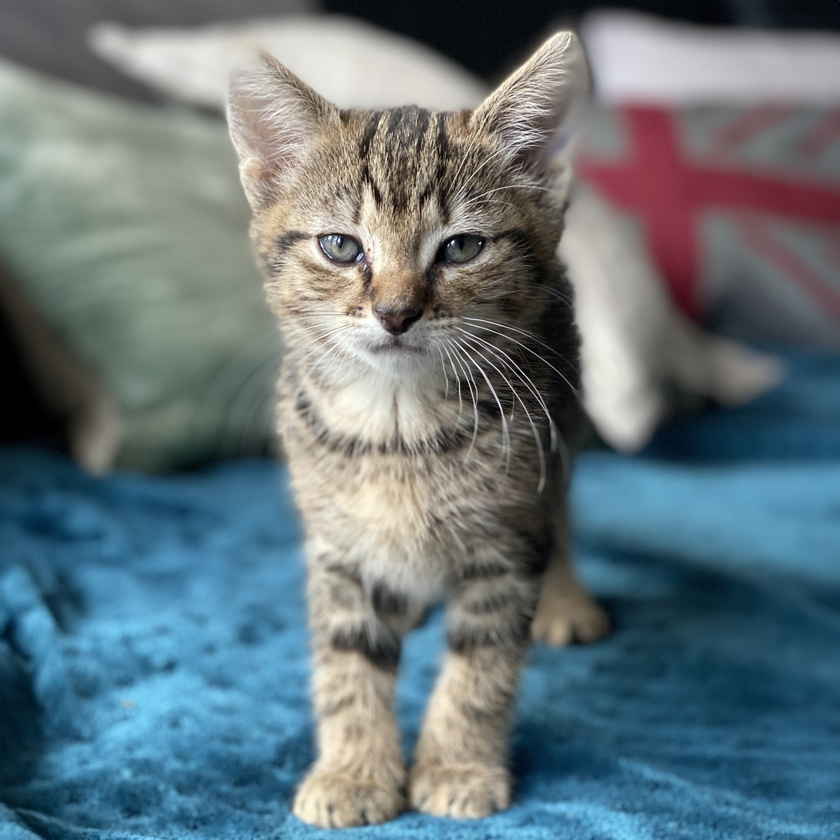
#> input picture data/kitten.jpg, 840 x 840 px, shrunk from 3396 x 3396 before the run
$ jupyter execute preliminaries.ipynb
#> lines starting #> are read from the running program, lines starting #| are printed output that depends on the picture
# Nástroje a knihovny pro zpracování obrazu v Pythonu

## Poznámka pro uživatele Matlabu

Pokud jste doteď pracovali převážně s Matlabem, většina konceptů vám bude povědomá - pole, indexování, vektorizace, zobrazování obrázků. Je ale pár rozdílů, na které je dobré si dát pozor a na které budeme v notebooku postupně upozorňovat:

- **Indexování od nuly.** Python (a NumPy) indexuje od 0, ne od 1, a u výřezů (`slice`) je horní mez *nezahrnuta* (`a[0:2]` vrátí prvky na indexech 0 a 1, zatímco `a(1:2)` v Matlabu vrátí prvky 1 a 2).
- **Jupyter notebook ≈ Live Script.** Buňky se spouštějí jednotlivě, výstup poslední buňky se zobrazí automaticky - pokud řádek nezakončíte středníkem `;`, stejně jako v Matlabu.
- **Nápověda.** Místo `help` nebo `doc` v Matlabu použijte v Jupyteru `?np.sum`, `np.sum?`, `help(np.sum)`, nebo klávesu Tab pro doplňování a nabídku parametrů.

# Poznámka na okraj: Markdown

- Markdown je jednoduchý značkovací jazyk pro vytváření formátovaného textu v obyčejném textovém editoru.

<figure class="image">

</figure>

https://www.markdownguide.org/

- Můžeme použít různé styly písma, např.

  Běžný text, dále **tučně**, *kurzívou*, ***tučně a kurzívou***
- Můžeme také psát matematiku, např.

  $$\frac{a^2}{(\log \sqrt p)}$$

- Odkaz na kód může vypadat třeba takto: `this_is_name_of_variable`
- Markdown podporuje zvýrazňování syntaxe pro různé jazyky, např.
  Python
  ``` python
  class A:
      pass
  ```
  nebo Javascript
  ``` javascript
  let x = Math.Random()
  ```
  i samotný Markdown
  ``` markdown
  regular, **bold**, *italic*, ...
  ```

# Numpy

- NumPy je knihovna s podporou velkých, vícerozměrných polí (array) a matic, společně s rozsáhlou sbírkou matematických funkcí vysoké úrovně pro práci s těmito poli.
- Pro uživatele Matlabu: `numpy.ndarray` je obdobou Matlabovského pole/matice. Na rozdíl od Matlabu ale NumPy nerozlišuje mezi „maticí“ a „polem“ - vše je `ndarray` libovolné dimenze (1D, 2D, 3D, ...).

<figure class="image">

</figure>

https://numpy.org/

[cell 1]
import numpy as np

[cell 2]
np.arange(12)

[cell 3]
m = np.arange(12).reshape(3, 4)
m

[cell 4]
type(m), m.shape, m.dtype

[cell 5]
type(m.shape)

[cell 6]
m[1, 2]

[cell 7]
m.T

## Indexování

Stejně jako v Matlabu můžeme pole indexovat pomocí hranatých závorek a dvojtečky `:` pro výběr celé dimenze. Hlavní rozdíly oproti Matlabu:

- indexování začíná od **0**, ne od 1,
- u výřezu `start:stop` je `stop` **nezahrnuto** (např. `m[:2, :]` vrátí řádky s indexy 0 a 1, ne řádky 1 a 2 jako v Matlabu `m(1:2, :)`),
- záporné indexy počítají od konce (`m[-1]` je poslední řádek, `m[-2]` předposlední).

[cell 8]
m

[cell 9]
r = m[0, :]
r

[cell 10]
r.shape

**Pozor:** výběrem jednoho řádku `m[0, :]` dostaneme **1D pole** tvaru `(4,)`, ne řádkový vektor `1×4` jako v Matlabu. NumPy nerozlišuje řádkové a sloupcové vektory - 1D pole nemá orientaci. Pokud potřebujeme skutečně 2D tvar `(1, 4)`, použijeme např. `m[0:1, :]` nebo `m[0, :].reshape(1, -1)`.

[cell 11]
type(r.shape), len(r.shape)

[cell 12]
m[0]

[cell 13]
m[:, 1]

[cell 14]
m[:, 1].shape

[cell 15]
m[:, 1:]

[cell 16]
m[:2, :]

[cell 17]
m[:, 1:2]

[cell 18]
m[:, [1]]

[cell 19]
m[:, [1]].shape

[cell 20]
m[:, 1::2]

[cell 21]
m[:, [0, 2]]

[cell 22]
m[:, [-1, 2]]

[cell 23]
m[-2]

## View (pohled) vs. kopie

Toto je jedno z nejčastějších úskalí při přechodu z Matlabu do NumPy. V Matlabu má přiřazení hodnotovou sémantiku (copy) - pokud si vytvoříte `b = a(1, :)` a pak změníte `b`, `a` se nezmění. V NumPy tomu tak není: výřez (`slice`) vrací **view**, tedy jen jiný pohled na stejná podkladová data v paměti. Změna prvku ve view se tedy projeví i v původním poli!

Pokud chceme nezávislou kopii, musíme ji vytvořit explicitně pomocí `.copy()`.

[cell 24]
m

[cell 25]
r = m[0, :]
r

[cell 26]
r[0] = -1
r

[cell 27]
m

[cell 28]
r_copy = m[0, :].copy()
r_copy

[cell 29]
r_copy[0] = -2
r_copy

[cell 30]
m

## Broadcasting

Broadcasting je mechanismus, který umožňuje NumPy provádět aritmetické operace mezi poli různých, ale kompatibilních tvarů, aniž by bylo nutné data explicitně kopírovat/opakovat. Matlab má od verze R2016b podobnou funkcionalitu (tzv. implicit expansion), princip je tedy koncepčně stejný.

[cell 31]
m

[cell 32]
m + 1

[cell 33]
a = np.arange(5).reshape(5, 1)
a

[cell 34]
b = np.arange(3).reshape(1, 3)
b

[cell 35]
a + b

## Vydělení každého řádku `m` jeho součtem

- Jako příklad si řekněme, že chceme normalizovat každý řádek jeho součtem.
- Po normalizaci by měl součet každého řádku vycházet 1,0.

[cell 36]
m

### Naivní způsob pomocí cyklů `for`

[cell 37]
m_norm = np.zeros(m.shape)
for i in range(m.shape[0]):
    s = 0.0
    for j in range(m.shape[1]):
        s += m[i, j]
    m_norm[i, :] = m[i, :] / s
m_norm

Tento přístup funguje, ale v Pythonu jsou explicitní cykly přes jednotlivé prvky pole řádově pomalejší než vektorizované operace (na rozdíl od Matlabu, kde díky JIT kompilátoru nebývá rozdíl tak dramatický). V Pythonu/NumPy se proto cyklům přes prvky polí vyhýbáme a nahrazujeme je vektorizovanými operacemi, jak ukazuje další část.

### Vektorizovaný způsob s využitím broadcastingu v NumPy

[cell 38]
m.sum()

[cell 39]
m.sum(axis=0)

[cell 40]
m.sum(axis=1)

**Poznámka:** parametr `axis` ve funkcích jako `sum`, `mean` apod. odpovídá parametru `dim` v Matlabu - `axis=0` agreguje podél prvního rozměru (napříč řádky, tedy dostaneme součty po sloupcích) a `axis=1` podél druhého rozměru (napříč sloupci, tedy součty po řádcích). Stačí jen pamatovat, že číslování os začíná od 0, ne od 1.

[cell 41]
try:
    m / m.sum(axis=1)
except ValueError as e:
    print(e)

[cell 42]
m.sum(axis=1).reshape(-1, 1)

[cell 43]
m.sum(axis=1, keepdims=True)

[cell 44]
m_norm = m / m.sum(axis=1, keepdims=True)
m_norm

[cell 45]
m_norm.sum(axis=1)

# Matplotlib

- Matplotlib je komplexní knihovna pro tvorbu statických, animovaných i interaktivních vizualizací v Pythonu (obdoba funkcí `plot`, `imshow`, `surf` apod. v Matlabu).

<figure class="image">

</figure>

https://matplotlib.org/

[cell 46]
import matplotlib.pyplot as plt

[cell 47]
t = np.linspace(0., 1., 100)
x = np.sin(2. * np.pi * t)

[cell 48]
plt.plot(t, x);
plt.xlabel('$t$');
plt.ylabel('$x(t)$');
plt.title('$x = sin(t)$');
plt.grid();
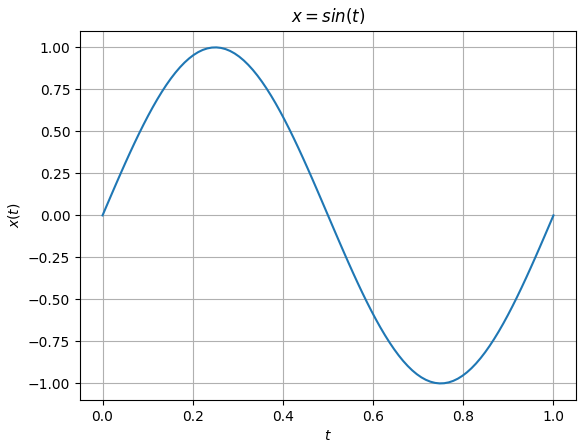
#> figure drawn by matplotlib, 1 panel; curve peaks at x = 0.253, y = 1

[cell 49]
xx = x.reshape(-1, 1) * x.reshape(1, -1)
xx.shape, xx.dtype, xx.min(), xx.max()

[cell 50]
plt.imshow(xx);
plt.colorbar();
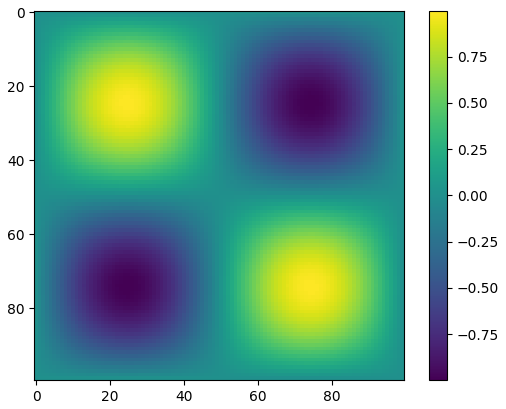
#> figure drawn by matplotlib, 2 panels

[cell 51]
tx, ty = np.meshgrid(t, t)
print(tx.shape, tx.dtype, tx.min(), tx.max())
print(ty.shape, ty.dtype, ty.min(), ty.max())

[cell 52]
ax = plt.figure().add_subplot(projection='3d')
ax.plot_surface(tx, ty, xx, cmap='coolwarm', ec='k', lw=0.1, alpha=0.5);
ax.set_xlabel('tx');
ax.set_ylabel('ty');
ax.set_zlabel('xx');
# ax.view_init(elev=30, azim=120, roll=0);
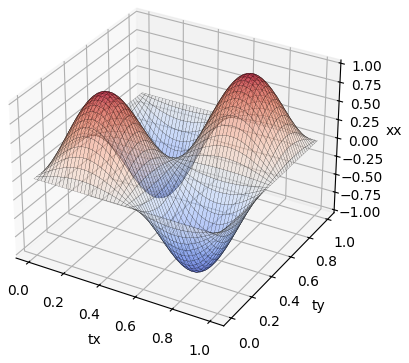
#> figure drawn by matplotlib, 1 panel

# Scikit-image

- scikit-image je sbírka algoritmů pro zpracování obrazu.
- Zahrnuje algoritmy pro segmentaci, geometrické transformace, převody mezi barevnými prostory, analýzu, filtrování, morfologické operace, detekci příznaků (features) a další.
- Je navržena tak, aby dobře spolupracovala s vědeckými knihovnami NumPy a SciPy.
- Funkčně je obdobou Image Processing Toolboxu v Matlabu.

<figure class="image">

</figure>

https://scikit-image.org/

[cell 53]
import skimage

[cell 54]
rgb = skimage.io.imread('../data/kitten.jpg')
#> rgb is the input picture: shape (840, 840, 3); mean R, G, B 101.5, 117.2, 123.3
type(rgb), rgb.shape, rgb.dtype, rgb.min(), rgb.max()

[cell 55]
plt.imshow(rgb);

[cell 56]
fig, axes = plt.subplots(1, 3, figsize=plt.figaspect(0.375))
im = axes[0].imshow(rgb[:, :, 0])  # R
im = axes[1].imshow(rgb[:, :, 1])  # G
im = axes[2].imshow(rgb[:, :, 2]);  # B
fig.colorbar(im, ax=axes, orientation='horizontal', aspect=100);
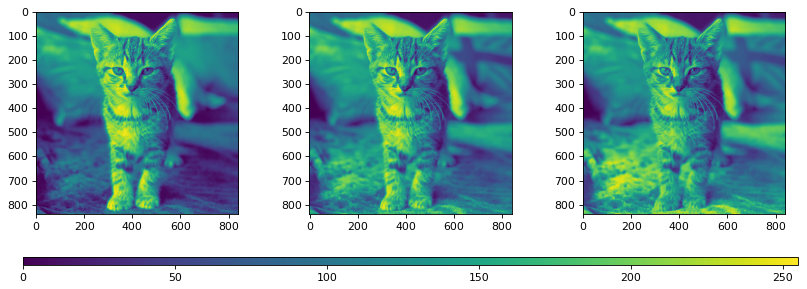
#> figure drawn by matplotlib, 4 panels

[cell 57]
gray = skimage.color.rgb2gray(rgb)
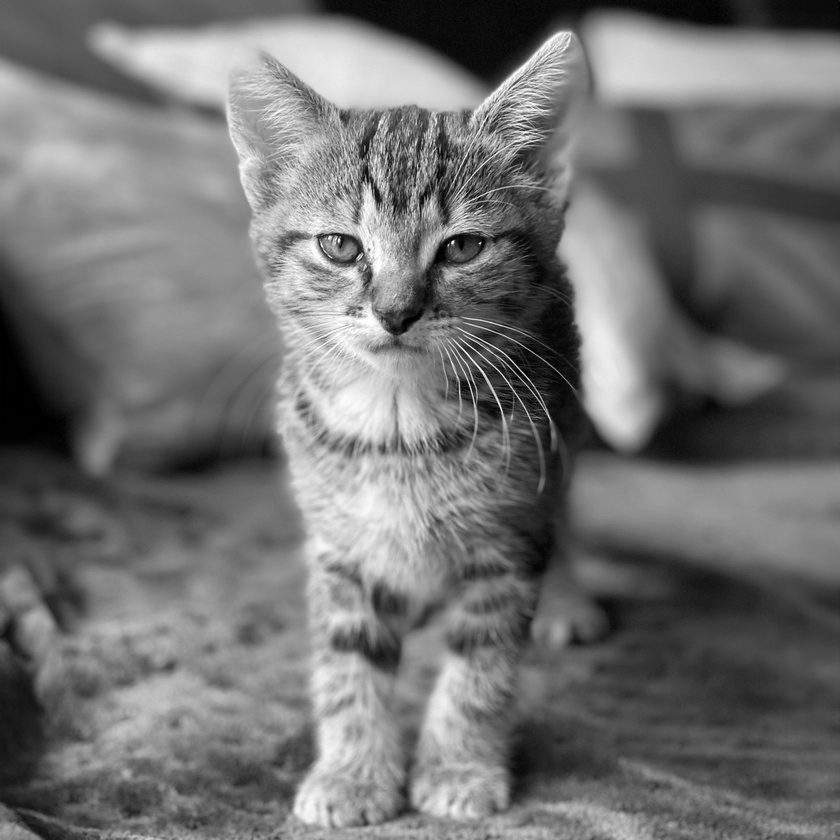
#> gray: shape (840, 840) float64; min 0, max 0.999, mean 0.448
gray.shape, gray.dtype, gray.min(), gray.max()

[cell 58]
plt.imshow(gray)
plt.colorbar();
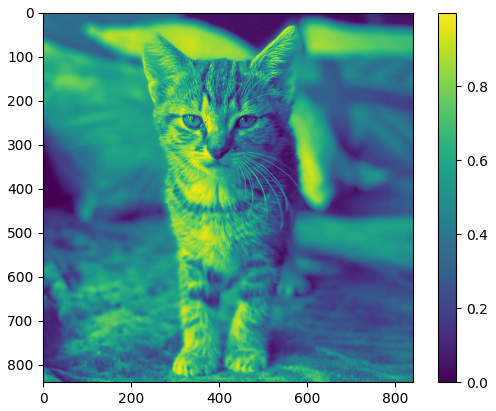
#> figure drawn by matplotlib, 2 panels

[cell 59]
plt.imshow(gray, cmap='gray', vmin=0, vmax=1)
plt.colorbar();
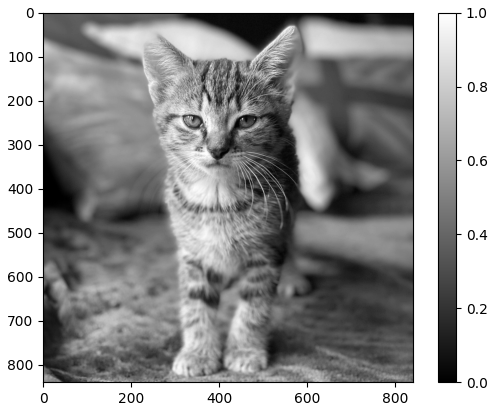
#> figure drawn by matplotlib, 2 panels

## Obrázky typu uint8 vs. float

[cell 60]
rgb / 255.

[cell 61]
plt.imshow(rgb / 255.);

`plt.imshow` se dívá i na `dtype` svého argumentu a podle něj se rozhoduje:
- obrázky typu `uint8` vykreslí tak, že 0 odpovídá minimu a 255 maximu,
- obrázky typu `float32` nebo `float` vykreslí tak, že 0 odpovídá minimu a 1 maximu.

Jakákoli hodnota typu `float` větší než 1 se vykreslí jako bílá, takže pokud obrázek nevydělíme 255, dostaneme téměř bílý výstup:

[cell 62]
plt.imshow(rgb.astype(float));
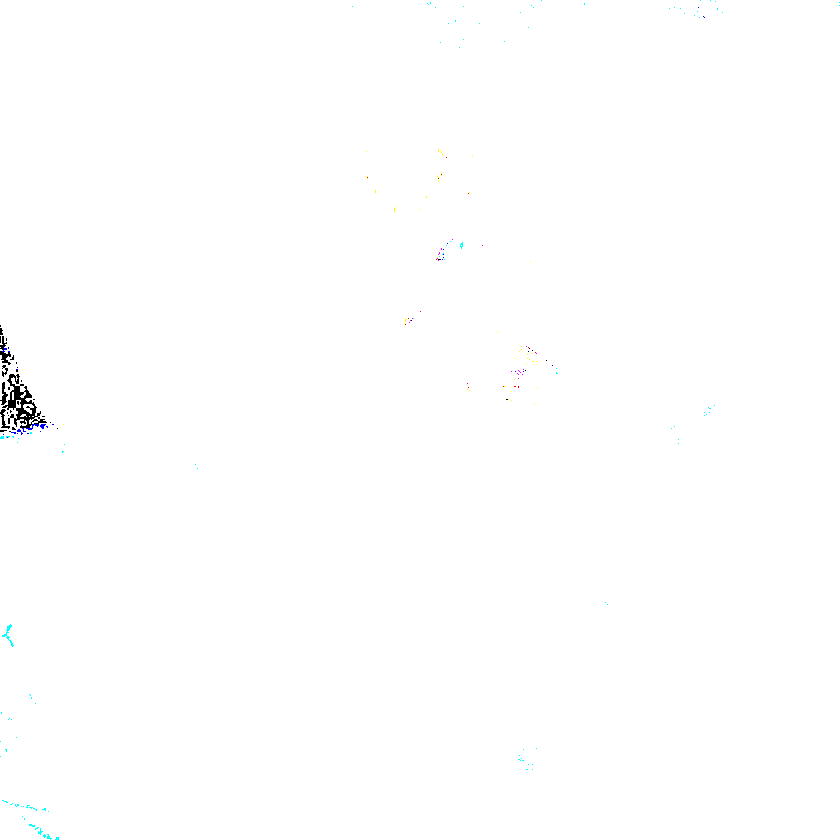
#> shown: shape (840, 840, 3) float64; mean R, G, B 0.998, 0.998, 0.998

Správný způsob, jak v scikit-image převádět datový typ obrázků, je použít funkce `skimage.util.img_as_xxx` takto (obdoba funkcí `im2double`, `im2uint8` apod. v Matlabu):

[cell 63]
rgb_f = skimage.util.img_as_float(rgb)  # convert to float dtype (0..1)
rgb_b = skimage.util.img_as_ubyte(rgb_f)  # convert back to unsigned byte (0..255)

[cell 64]
fig, axes = plt.subplots(1, 2, figsize=plt.figaspect(0.5))
axes[0].imshow(rgb_f)
axes[1].imshow(rgb_b);

## Pozor na přetečení (overflow) u celočíselných typů

Na rozdíl od Matlabu, kde aritmetické operace s celočíselnými typy **saturují** (výsledek se ořeže na rozsah datového typu, např. `uint8(250) + uint8(10)` dá v Matlabu `255`), NumPy celočíselné typy při přetečení **obtáčí (wrap-around)** bez jakéhokoli varování nebo chyby:

[cell 65]
a = np.array([250], dtype=np.uint8)
b = np.array([10], dtype=np.uint8)
a + b

Výsledek `4` vznikl jako `(250 + 10) mod 256` - žádná výjimka ani varování se nevypíše. Při práci s obrázky (typicky uloženými jako `uint8`) je to velmi častá příčina chyb, např. při odečítání dvou obrázků nebo výpočtu rozdílového snímku. Řešením je před aritmetickými operacemi převést obrázek na `float` (např. `skimage.util.img_as_float` nebo `.astype(float)`) a výsledek případně až zpětně převést na `uint8`.

# OpenCV

- OpenCV (Open Source Computer Vision) je knihovna funkcí určená především pro počítačové vidění v reálném čase.
- Zahrnuje
  - nástroje pro 2D a 3D příznaky (features),
  - rozpoznávání obličejů,
  - rozpoznávání gest,
  - interakci člověka s počítačem (HCI),
  - mobilní robotiku,
  - analýzu pohybu,
  - detekci objektů,
  - segmentaci a rozpoznávání,
  - stereo vidění,
  - structure from motion,
  - sledování pohybu ve videu,
  - a další.
- Obsahuje také algoritmy strojového učení, např. Boosting, rozhodovací stromy, support vector machine (SVM), hluboké neuronové sítě a další.

<figure class="image">

</figure>

https://opencv.org/

[cell 66]
import cv2 as cv

[cell 67]
bgr = cv.imread('../data/kitten.jpg')
type(bgr), bgr.shape, bgr.dtype

[cell 68]
plt.imshow(bgr);

`plt.imshow` se nejprve podívá na vstupní argument (v našem případě `bgr`) a pokud je to `ndarray` s tvarem `(výška, šířka, 3)`, vykreslí ho jako RGB obrázek - tedy očekává, že `bgr[:, :, 0]` je červený kanál. To ale v případě obrázku načteného funkcí `cv.imread` neplatí (OpenCV načítá kanály v pořadí BGR). Proto jsou na obrázku výše barvy prohozené.

Abychom to opravili, po načtení obrázku funkcí `cv.imread` obrátíme pořadí kanálů pomocí NumPy indexování `[..., ::-1]`.

[cell 69]
rgb_cv = cv.imread('../data/kitten.jpg')[..., ::-1]
type(rgb_cv), rgb_cv.shape, rgb_cv.dtype

[cell 70]
plt.imshow(rgb_cv);

[cell 71]
np.abs(rgb - rgb_cv).sum()  # stejný obrázek jako ze skimage
#> Out = 0

$ run again, with data/sunflower_template.jpg copied over data/kitten.jpg
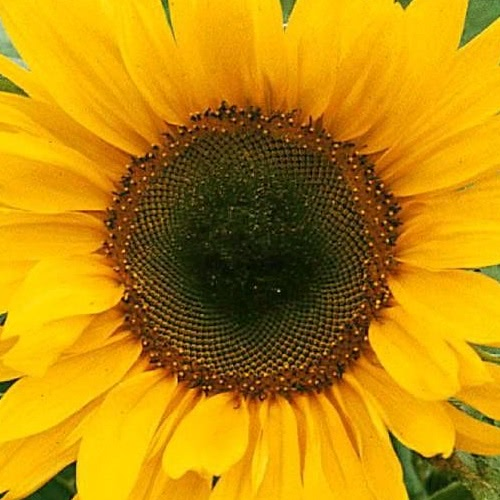
#> input picture data/sunflower_template.jpg, 500 x 500 px
#> rgb is the input picture: shape (500, 500, 3); mean R, G, B 190, 138.7, 9.7
#> `[cell 59] plt.imshow(gray, cmap='gray', vmin=0, vmax=1) plt.colorbar();`:
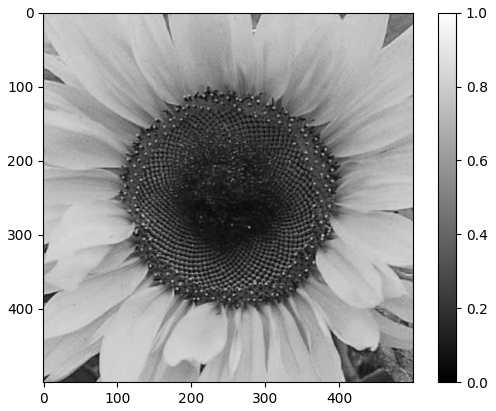
#> figure drawn by matplotlib, 2 panels
#> `[cell 62] plt.imshow(rgb.astype(float));`:
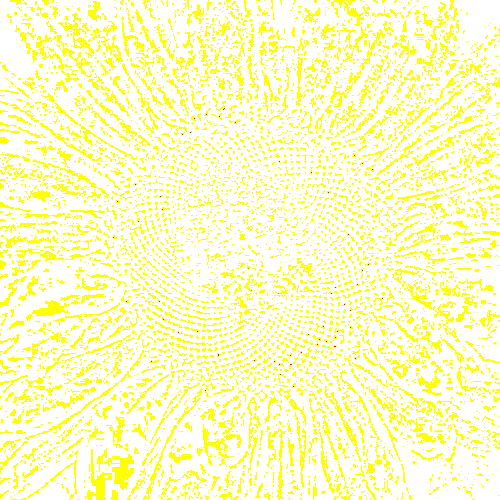
#> shown: shape (500, 500, 3) float64; mean R, G, B 1, 1, 0.773
#> Out = 0

$ run again, with data/sunflowers1.jpg copied over data/kitten.jpg
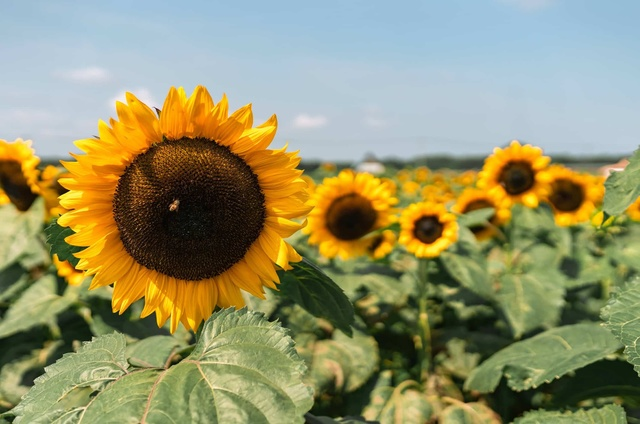
#> input picture data/sunflowers1.jpg, 640 x 424 px
#> rgb is the input picture: shape (424, 640, 3); mean R, G, B 147.8, 146.1, 106.2
#> `[cell 59] plt.imshow(gray, cmap='gray', vmin=0, vmax=1) plt.colorbar();`:
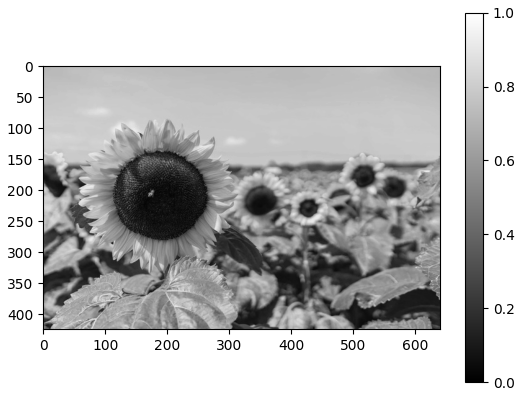
#> figure drawn by matplotlib, 2 panels
#> `[cell 62] plt.imshow(rgb.astype(float));`:
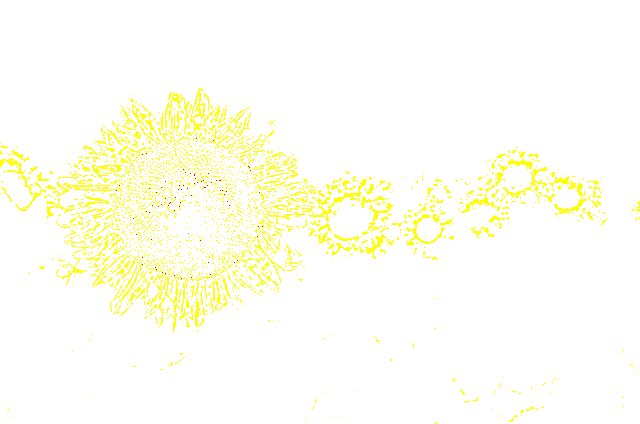
#> shown: shape (424, 640, 3) float64; mean R, G, B 1, 1, 0.946
#> Out = 0
